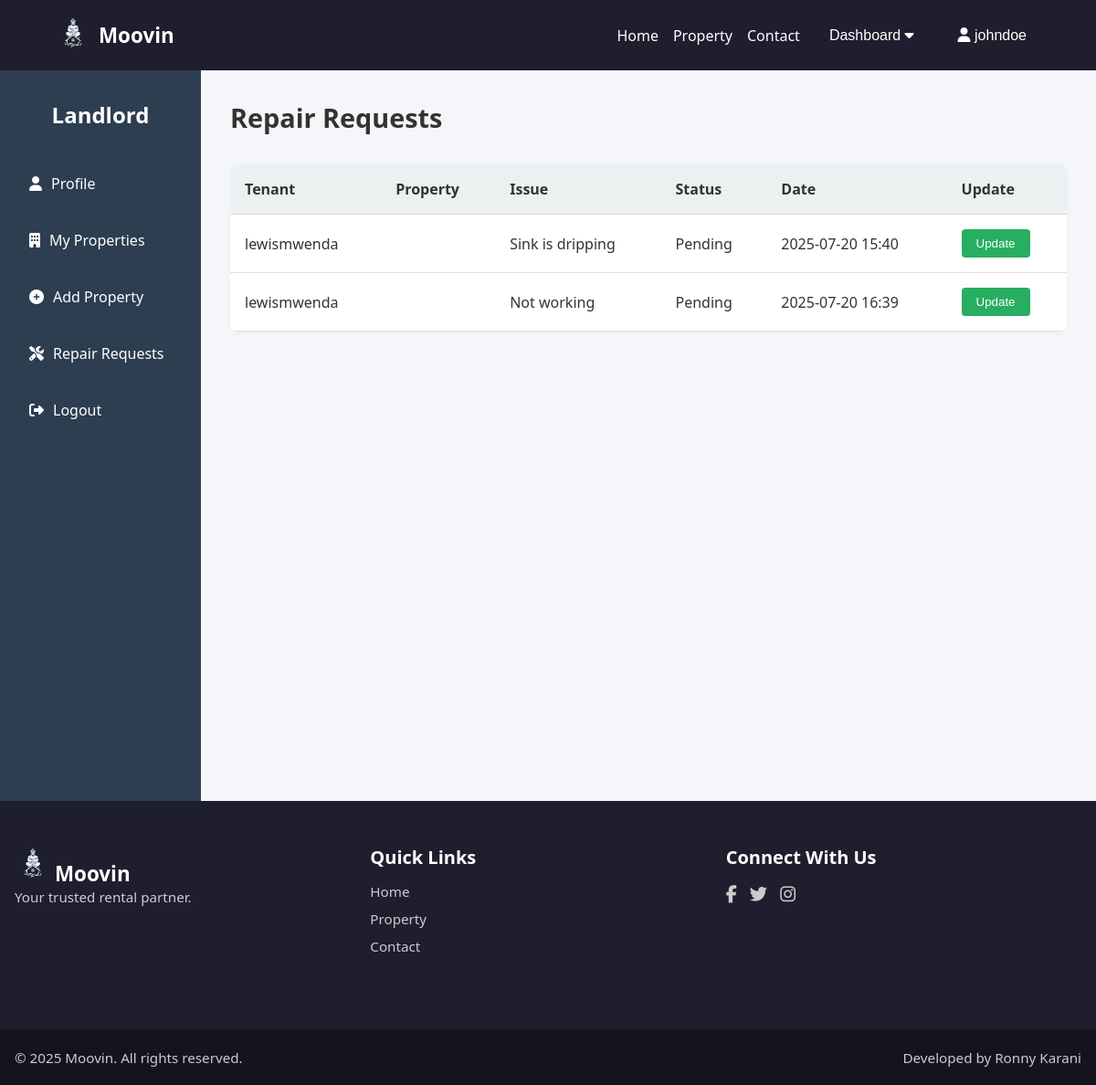
The page /landlord/repairs/ (signed in) on the database its author committed.
### core/models.py (models this page shows, shortened)
class RepairRequest(models.Model):
    tenant = models.ForeignKey(User, on_delete=models.CASCADE, related_name='repair_requests')
    property = models.ForeignKey('Property', on_delete=models.CASCADE, related_name='repairs')
    issue = models.TextField()
    status = models.CharField(max_length=20, choices=[('Pending', 'Pending'), ('Fixed', 'Fixed')], default='Pending')
    created_at = models.DateTimeField(auto_now_add=True)

### core/views.py (the view)
# urls.py: path('landlord/repairs/', views.landlord_repair_requests, name='landlord_repair_requests'),
@login_required
def landlord_repair_requests(request):
    landlord = request.user
    properties = Property.objects.filter(landlord=landlord)
    repair_requests = RepairRequest.objects.filter(property__landlord=landlord)
    open_repairs = repair_requests.count()
    context = {
        'repair_requests': repair_requests,
        'open_repairs': open_repairs,
    }
    return render(request, 'pages/landlord_repairs.html', context)

### templates/pages/landlord_repairs.html
{% extends "base.html" %}
{% load static %}
{% block content %}
<div class="dashboard">
  <aside class="sidebar">
    <h2>Landlord</h2>
    <nav>
      <ul>
        <li>
          <a href="{% url 'landlord' %}">
            <i class="fa-solid fas fa-user"></i> Profile
          </a>
      </li>
        <li>
          <a href="{% url 'landlord_properties' %}">
            <i class="fa-solid fa-building"></i> My Properties
          </a>
        </li>
        <li>
          <a href="{% url 'landlord_add_property' %}">
            <i class="fa-solid fa-plus-circle"></i> Add Property
          </a>
        </li>
        <li class="active">
          <a href="{% url 'landlord_repair_requests' %}">
            <i class="fa-solid fa-tools"></i> Repair Requests
          </a>
        </li>
        <li>
          <a href="">
            <i class="fa-solid fa-sign-out-alt"></i> Logout
          </a>
        </li>
      </ul>
    </nav>
  </aside>
  <main class="main-content">
    <header class="topbar">
      <h1>Repair Requests</h1>
    </header>
    <section class="data-section">
      {% if repair_requests %}
        <table>
          <thead>
            <tr>
              <th>Tenant</th>
              <th>Property</th>
              <th>Issue</th>
              <th>Status</th>
              <th>Date</th>
              <th>Update</th>
            </tr>
          </thead>
          <tbody>
            {% for req in repair_requests %}
              <tr>
                <td>{{ req.tenant.username }}</td>
                <td>{{ req.property.name }}</td>
                <td>{{ req.issue }}</td>
                <td>{{ req.status }}</td>
                <td>{{ req.created_at|date:"Y-m-d H:i" }}</td>
                <td>
                  <a href="{% url 'update_repair_status' req.pk %}">
                    <button>Update</button>
                  </a>
                </td>
              </tr>
            {% endfor %}
          </tbody>
        </table>
      {% else %}
        <p style="padding: 20px; text-align: center; font-size: 18px; color: #666;">
          No repair requests available.
        </p>
      {% endif %}
    </section>
  </main>
</div>
{% endblock %}

### templates/includes/navbar.html (shortened to what this page needs)
{% load static %}
<header class="navbar">
  <div class="nav-container">
    <div class="logo">
      <a href="{% url 'home' %}" class="logo-link">
        <img src="{% static 'images/logo1.png' %}" alt="Logo" class="site-logo">
      </a>
      <span class="logo-text">Moovin</span>
    </div>
    <nav class="nav-links" id="nav-links">
      <a href="{% url 'home' %}">Home</a>
      <a href="{% url 'property' %}">Property</a>
      <a href="{% url 'contact' %}">Contact</a>
      {% if user.is_authenticated %}
        <div class="dropdown">
          <button class="dropbtn">Dashboard <i class="fa fa-caret-down"></i></button>
        </div>
        <div class="dropdown">
          <button class="dropbtn">
            <i class="fas fa-user"></i> {{ user.username }}
          </button>
        </div>
  </div>
      {% endif %}
</header>

### static/css/style.css (style rules this page uses)
* { margin: 0; padding: 0; box-sizing: border-box; }
body, html { font-family: 'Segoe UI', sans-serif; }
.nav-container { width: 90%; max-width: 1200px; margin: auto; display: flex; justify-content: space-between; align-items: center; }
.navbar { background-color: #1e1e2f; color: white; position: sticky; top: 0; width: 100%; z-index: 1000; padding: 1rem 0; }
.logo { display: flex; align-items: center; gap: 0.5rem; }
.site-logo { height: 40px; }
.logo-text { font-size: 1.4rem; font-weight: bold; color: #ffffff; }
.logo-link { display: inline-block; }
.nav-links { display: flex; align-items: center; gap: 1rem; }
.nav-links a, .dropbtn { color: white; background: none; border: none; font-size: 1rem; text-decoration: none; cursor: pointer; position: relative; }
.dropdown { position: relative; display: inline-block; }
body { font-family: 'Segoe UI', sans-serif; background-color: #f5f6fa; color: #333; }
.dashboard { display: flex; min-height: 100vh; }
.sidebar { width: 220px; background-color: #2c3e50; color: white; padding: 2rem 1rem; position: sticky; top: 0; height: 100vh; }
.sidebar h2 { text-align: center; margin-bottom: 2rem; }
.sidebar nav ul { list-style: none; }
.sidebar nav ul li { padding: 1rem; margin: 0.5rem 0; cursor: pointer; border-radius: 5px; display: flex; align-items: center; gap: 10px; transition: background 0.3s ease; }
.main-content { flex: 1; padding: 2rem; overflow-x: auto; }
.topbar { display: flex; justify-content: space-between; align-items: center; margin-bottom: 2rem; }
.topbar h1 { font-size: 1.8rem; }
.data-section { margin-bottom: 3rem; }
table { width: 100%; border-collapse: collapse; background-color: white; border-radius: 8px; overflow: hidden; box-shadow: 0 2px 8px rgba(0, 0, 0, 0.03); }
thead { background-color: #ecf0f1; }
th, td { padding: 1rem; text-align: left; border-bottom: 1px solid #ddd; }
button { padding: 0.5rem 1rem; background-color: #27ae60; color: white; border: none; border-radius: 4px; cursor: pointer; }
.sidebar nav ul li a { color: inherit; text-decoration: none; display: flex; align-items: center; gap: 10px; }

### rows shown on the page
RepairRequest: tenant.username "lewismwenda", issue "Sink is dripping", status "Pending", created_at "2025-07-20 15:40"
RepairRequest: tenant.username "lewismwenda", issue "Not working", status "Pending", created_at "2025-07-20 16:39"

### other values the page prints
{{ user.username }} "johndoe"
